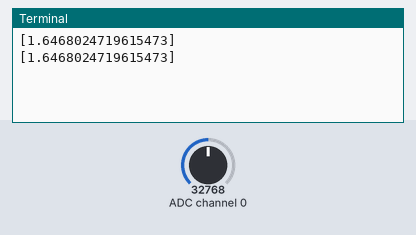
This program was run on a simulated Raspberry Pi (BCM pin numbers). On the bench: the last lines printed to the terminal. Inputs (shaded band) come from the test bench; at power-on: ADC channel 0 = 32768 (analog values on the 0–65535 scale). Threads take turns every 2 ms.

Above: at 1.2 s.
1.3 s: ADC channel 0 set to 7864
At 2.8 s:
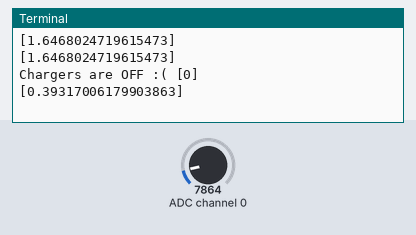
3.5 s: ADC channel 0 set to 19660
At 4.3 s:
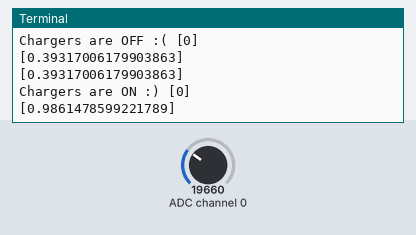
Timing chart, 0 to 6.5 s (numbered marks = the images above; inputs shaded):
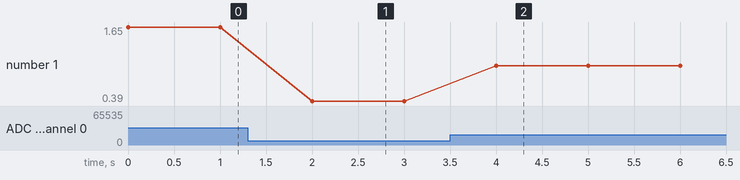

Measured:
- after the input at 1.3 s, the terminal: prints a new line after 0.70 s (image 1)
- after the input at 3.5 s, the terminal: prints a new line after 0.50 s (image 2)
- plotted number 1: 1.65 → 0.39 after the input at 1.3 s, 0.39 → 0.99 after the input at 3.5 s

The program:

charger_state_reader.py
```python
import time
import busio
import digitalio
import board
import threading
import signal
import adafruit_mcp3xxx.mcp3008 as MCP
from adafruit_mcp3xxx.analog_in import AnalogIn


class ChargerStateReader:

    def __init__(self,
                 n_channels=1,
                 ref_voltage=3.3,
                 threshold=.6,
                 charger_off_callback=None,
                 charger_on_callback=None):

        self.n_channels = n_channels
        self.ref_voltage = ref_voltage
        self.threshold = threshold
        self.charger_off_callback = charger_off_callback
        self.charger_on_callback = charger_on_callback

        # Init serial port
        self.spi = busio.SPI(clock=board.SCK, MISO=board.MISO, MOSI=board.MOSI)

        # This pin doesn't seem to matter?!?
        self.cs = digitalio.DigitalInOut(board.D24)
        self.mcp = MCP.MCP3008(self.spi, self.cs, self.ref_voltage)
        self.channels = [AnalogIn(self.mcp, getattr(MCP, 'P{}'.format(i))) for i
                         in range(self.n_channels)]

        # Init Thread
        self._read_thread = threading.Thread(target=self._read_charger_loop)
        self._read_thread_isalive = False
        self._charger_states = None

    def _read_charger_loop(self):
        while self._read_thread_isalive:
            new_states = ['off' if v < self.threshold else 'on' for v in
                          self.get_voltages()]
            # First iteration needs to be set.
            if self._charger_states is None:
                self._charger_states = new_states

            turned_on = []
            turned_off = []

            for channel, (prev_state, new_state) in enumerate(
                    zip(self._charger_states, new_states)):
                if prev_state == 'off' and new_state == 'on':
                    turned_on.append(channel)
                elif prev_state == 'on' and new_state == 'off':
                    turned_off.append(channel)

            if turned_on != [] and self.charger_on_callback is not None:
                self.charger_on_callback(turned_on)

            if turned_off != [] and self.charger_off_callback is not None:
                self.charger_off_callback(turned_off)

            self._charger_states = new_states
            print(self.get_voltages())
            time.sleep(1)

    def start(self):
        self._read_thread_isalive = True
        self._read_thread.start()

        while self._charger_states is None:
            time.sleep(.01)

    def shutdown(self):
        print('Shutting Down Reader Thread')
        self._read_thread_isalive = False
        self._read_thread.join()

    def get_voltages(self):
        return [channel.voltage for channel in self.channels]

    def get_raw_values(self):
        return [channel.value for channel in self.channels]

    def get_charger_states(self):
        if self._charger_states is None:
            raise RuntimeError('State cannot be read until start() is called.')
        return self._charger_states

def charger_on_callback(charger_state_changes):
    print('Chargers are ON :)', charger_state_changes)


def charger_off_callback(charger_state_changes):
    print('Chargers are OFF :(', charger_state_changes)


def signal_handler(sig, frame):
    csr.shutdown()


if __name__ == '__main__':
    csr = ChargerStateReader(n_channels=1,
                             charger_on_callback=charger_on_callback,
                             charger_off_callback=charger_off_callback)

    signal.signal(signal.SIGINT, signal_handler)
    # signal.signal(signal.SIGTERM, signal_handler)

    csr.start()
```
